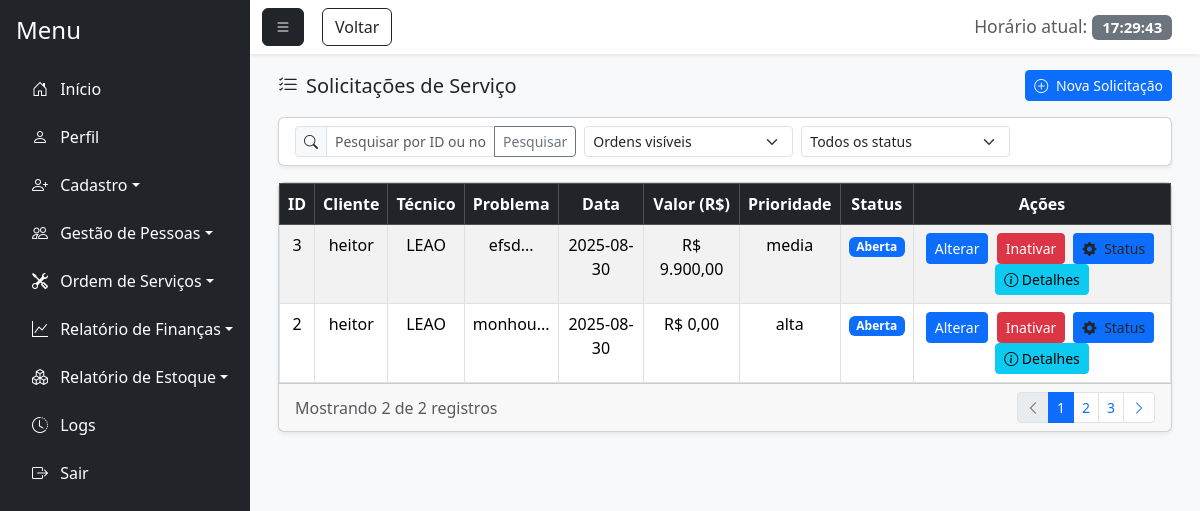
The app's page /consultar_ordem.php (signed in), older data.
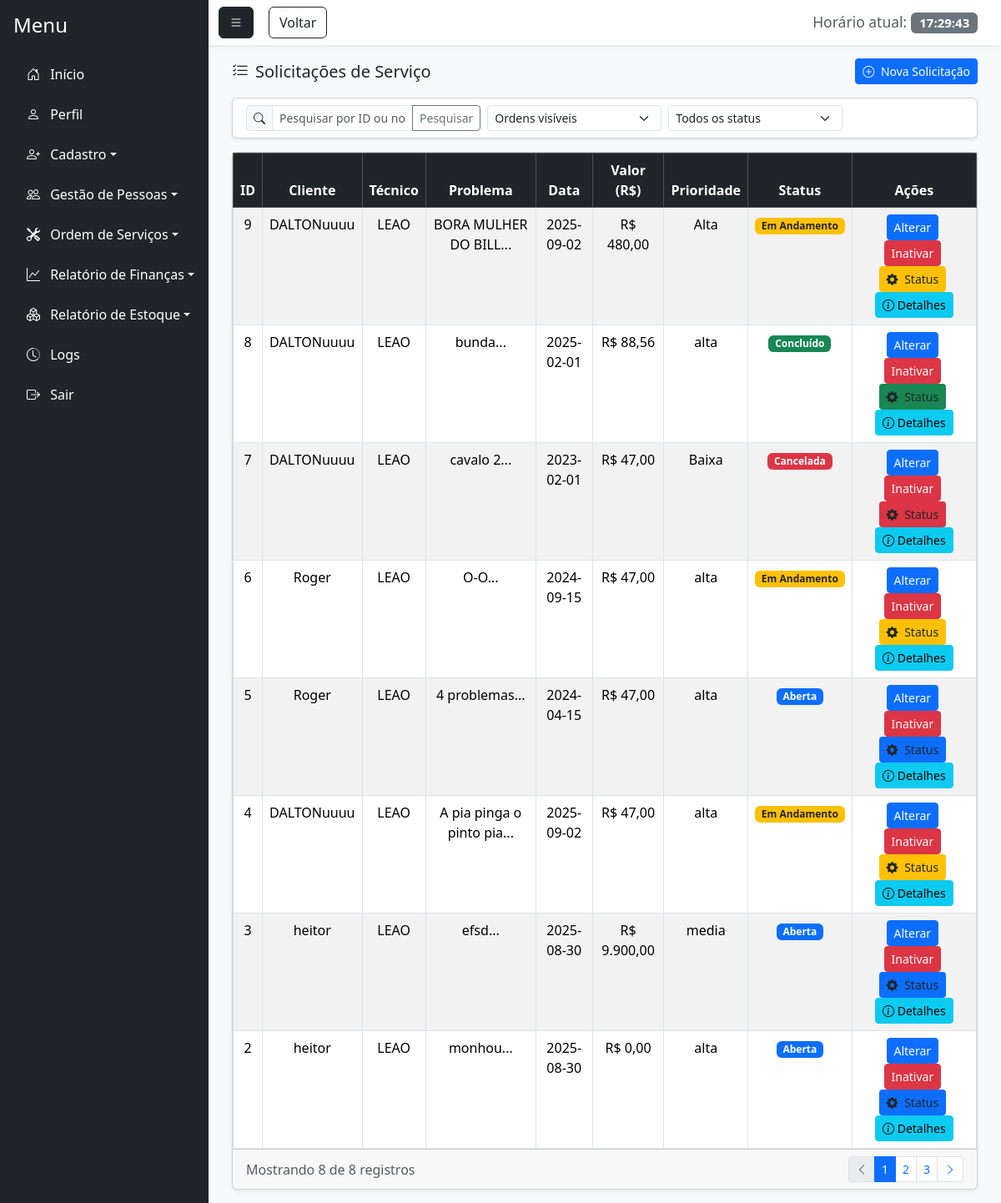
The same page, newer data.
### tables this page shows
CREATE TABLE `nova_ordem` (
  `id_ordem` int(11) NOT NULL,
  `id_funcionario` int(11) NOT NULL,
  `nome_client_ordem` varchar(100) NOT NULL,
  `tecnico` varchar(100) DEFAULT NULL,
  `marca_aparelho` varchar(100) DEFAULT NULL,
  `tempo_uso` varchar(50) DEFAULT NULL,
  `problema` text DEFAULT NULL,
  `prioridade` varchar(20) DEFAULT NULL,
  `observacao` text DEFAULT NULL,
  `dt_recebimento` date DEFAULT NULL,
  `valor_total` decimal(10,2) NOT NULL,
  `metodo_pag` varchar(50) DEFAULT NULL,
  `id_peca_est` int(11) DEFAULT NULL,
  `id_cliente` int(11) DEFAULT NULL,
  `status_ordem` enum('Aberta','Em Andamento','Aguardando Peças','Concluído','Cancelada') DEFAULT 'Aberta',
  `id_usuario` int(11) DEFAULT NULL
);

CREATE TABLE `usuario` (
  `id_usuario` int(11) NOT NULL,
  `nome_usuario` varchar(100) NOT NULL,
  `senha` varchar(255) NOT NULL,
  `email` varchar(100) NOT NULL,
  `senha_temporaria` tinyint(1) DEFAULT 0,
  `id_perfil` int(11) NOT NULL,
  `status` enum('Ativo','Inativo') DEFAULT 'Ativo',
  `id_motivo_inatividade` int(11) DEFAULT NULL,
  `data_inatividade` date DEFAULT NULL,
  `observacao_inatividade` text DEFAULT NULL
);

### consultar_ordem.php (the view, shortened to what the rows shown need)
<?php
    require_once 'conexao.php';
    $sql = "SELECT no.id_ordem,
                   no.nome_client_ordem,
                   u.nome_usuario AS nome_tecnico,
                   u.id_usuario AS id_tecnico,
                   no.problema,
                   no.dt_recebimento,
                   no.valor_total,
                   no.marca_aparelho,
                   no.prioridade,
                   no.observacao,
                   no.status_ordem AS statuss,
                   c.nome_cliente,
                   no.id_cliente,
                   f.nome_funcionario
            FROM nova_ordem no
            LEFT JOIN cliente c ON no.id_cliente = c.id_cliente
            LEFT JOIN funcionario f ON no.id_funcionario = f.id_funcionario
            LEFT JOIN usuario u ON no.tecnico = u.id_usuario";
    $sql .= " ORDER BY no.id_ordem DESC";
    $stmt = $pdo->prepare($sql);
    $stmt->execute();
    $ordens = $stmt->fetchAll(PDO::FETCH_ASSOC);
    $filtro_oculto = isset($_GET['filtro_oculto']) ? $_GET['filtro_oculto'] : '0';
    if ($filtro_oculto == '0') {
        $ordens = array_filter($ordens, function($ordem) {
            return !in_array($ordem['id_ordem'], $_SESSION['ordens_ocultas']);
        });
    } else {
        $ordens = array_filter($ordens, function($ordem) {
            return in_array($ordem['id_ordem'], $_SESSION['ordens_ocultas']);
        });
    }
?>
<!DOCTYPE html>
<html lang="pt-BR">
<head>
    <link href="https://cdn.jsdelivr.net/npm/bootstrap@5.3.7/dist/css/bootstrap.min.css" rel="stylesheet">
    <link rel="stylesheet" href="https://cdn.jsdelivr.net/npm/bootstrap-icons@1.11.1/font/bootstrap-icons.css">
    <link href="https://cdn.jsdelivr.net/npm/bootstrap-icons@1.11.1/font/bootstrap-icons.css" rel="stylesheet">
</head>
<body class="bg-light">
    <div class="d-flex vh-100 bg-light">
        <div class="flex-grow-1 d-flex flex-column">
            <div class="flex-grow-1 p-3" style="overflow-y: auto;">
                <div class="container-fluid">
                    <div class="card shadow-sm">
                        <div class="card-body p-0">
                            <div class="table-responsive">
                                <?php if(!empty($ordens)): ?>
                                    <table class="table table-striped table-hover table-bordered mb-0">
                                        <thead class="table-dark">
                                            <tr>
                                                <th><center>ID</center></th>
                                                <th><center>Cliente</center></th>
                                                <th><center>Técnico</center></th>
                                                <th><center>Problema</center></th>
                                                <th><center>Data</center></th>
                                                <th><center>Valor (R$)</center></th>
                                                <th><center>Prioridade</center></th>
                                                <th><center>Status</center></th>
                                                <th class="text-center">Ações</th>
                                            </tr>
                                        </thead>
                                        <tbody>
                                            <?php foreach($ordens as $ordem): ?>
                                                <tr>
                                                    <td><center><?= htmlspecialchars($ordem['id_ordem']) ?></center></td>
                                                    <td><center><?= htmlspecialchars($ordem['nome_cliente'] ? $ordem['nome_cliente'] : $ordem['nome_client_ordem']) ?></center></td>
                                                    <td><center><?= htmlspecialchars($ordem['nome_tecnico'] ? $ordem['nome_tecnico'] : 'Não atribuído') ?></center></td>
                                                    <td><center><?= htmlspecialchars(substr($ordem['problema'], 0, 30)) ?>...</center></td>
                                                    <td><center><?= htmlspecialchars($ordem['dt_recebimento']) ?></center></td>
                                                    <td><center>R$ <?= number_format($ordem['valor_total'], 2, ',', '.') ?></center></td>
                                                    <td><center><?= htmlspecialchars($ordem['prioridade']) ?></center></td>
                                                    <td>
                                                        <center>
                                                            <?php
                                                            $badge_class = '';
                                                            switch($ordem['statuss']) {
                                                                case 'Aberta': $badge_class = 'bg-primary'; break;
                                                                case 'Em Andamento': $badge_class = 'bg-warning text-dark'; break;
                                                                case 'Concluído': $badge_class = 'bg-success'; break;
                                                                case 'Cancelada': $badge_class = 'bg-danger'; break;
                                                            }
                                                            ?>
                                                            <span class="badge <?=$badge_class?>"><?=$ordem['statuss']?></span>
                                                        </center>
                                                    </td>
                                                    <td class="text-center">
                                                        <a href="#" class="btn btn-sm btn-primary me-1" title="Alterar" onclick="carregarDadosOrdem(<?= htmlspecialchars($ordem['id_ordem']) ?>)">Alterar</a>
                                                        <?php if ($filtro_oculto == '0'): ?>
                                                            <a href="consultar_ordem.php?acao=ocultar&id=<?= htmlspecialchars($ordem['id_ordem']) ?>"
                                                                class="btn btn-sm btn-danger me-1" title="Ocultar"
                                                                onclick="return confirm('Deseja ocultar esta ordem?')">
                                                                Inativar
                                                            </a>
                                                        <?php endif; ?>
                                                        <button type="button" class="btn btn-sm <?= $badge_class ?> me-1" onclick="abrirModalStatus(<?=htmlspecialchars($ordem['id_ordem'])?>, '<?=$ordem['statuss']?>', '<?=htmlspecialchars($ordem['id_ordem'])?>')">
                                                            <i class="bi bi-gear-fill me-1"></i> Status
                                                        </button>
                                                        <button class="btn btn-sm btn-info" onclick="mostrarDetalhes(<?=htmlspecialchars($ordem['id_ordem'])?>)">
                                                            <i class="bi bi-info-circle"></i> Detalhes
                                                        </button>
                                                    </td>
                                                </tr>
                                            <?php endforeach; ?>
                                        </tbody>
                                    </table>
                                <?php else: ?>
                                    <div class="p-3 text-center">
                                        <p>Nenhuma ordem de serviço encontrada.</p>
                                    </div>
                                <?php endif; ?>
                            </div>
                        </div>
                    </div>
                </div>
            </div>
</body>
</html>

Row changes from the older to the newer data that the page shows:
added nova_ordem: id_ordem "9", nome_client_ordem "DALTONuuuu", usuario.nome_usuario "LEAO", problema "BORA MULHER DO BILL", dt_recebimento "2025-09-02", valor_total "480,00", prioridade "Alta", status_ordem "Em Andamento"
added nova_ordem: id_ordem "8", nome_client_ordem "DALTONuuuu", usuario.nome_usuario "LEAO", problema "bunda", dt_recebimento "2025-02-01", valor_total "88,56", prioridade "alta", status_ordem "Concluído"
added nova_ordem: id_ordem "7", nome_client_ordem "DALTONuuuu", usuario.nome_usuario "LEAO", problema "cavalo 2", dt_recebimento "2023-02-01", valor_total "47,00", prioridade "Baixa", status_ordem "Cancelada"
added nova_ordem: id_ordem "6", nome_client_ordem "Roger", usuario.nome_usuario "LEAO", problema "O-O", dt_recebimento "2024-09-15", valor_total "47,00", prioridade "alta", status_ordem "Em Andamento"
added nova_ordem: id_ordem "5", nome_client_ordem "Roger", usuario.nome_usuario "LEAO", problema "4 problemas", dt_recebimento "2024-04-15", valor_total "47,00", prioridade "alta", status_ordem "Aberta"
added nova_ordem: id_ordem "4", nome_client_ordem "DALTONuuuu", usuario.nome_usuario "LEAO", problema "A pia pinga o pinto pia", dt_recebimento "2025-09-02", valor_total "47,00", prioridade "alta", status_ordem "Em Andamento"
Text that changed along with them:
count($ordens): "2" → "8"
